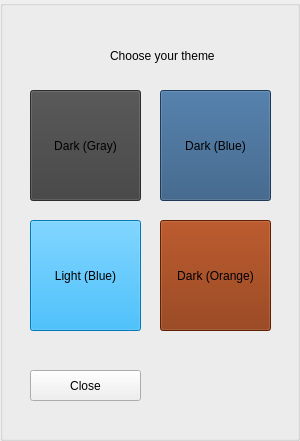
   <widget class="QGroupBox" name="groupBox_2">
    <property name="enabled">
     <bool>true</bool>
    </property>
    <property name="geometry">
     <rect>
      <x>890</x>
      <y>0</y>
      <width>300</width>
      <height>441</height>
     </rect>
    </property>
    <property name="font">
     <font>
      <family>Segoe UI</family>
     </font>
    </property>
    <property name="styleSheet">
     <string notr="true"/>
    </property>
    <property name="title">
     <string/>
    </property>
    <widget class="QLabel" name="label_30">
     <property name="geometry">
      <rect>
       <x>110</x>
       <y>40</y>
       <width>151</width>
       <height>31</height>
      </rect>
     </property>
     <property name="font">
      <font>
       <family>Segoe UI</family>
      </font>
     </property>
     <property name="text">
      <string>Choose your theme</string>
     </property>
    </widget>
    <widget class="QPushButton" name="pushButton_18">
     <property name="geometry">
      <rect>
       <x>30</x>
       <y>90</y>
       <width>111</width>
       <height>111</height>
      </rect>
     </property>
     <property name="font">
      <font>
       <family>Segoe UI</family>
      </font>
     </property>
     <property name="styleSheet">
      <string notr="true">background-color: rgb(63, 63, 63);</string>
     </property>
     <property name="text">
      <string>Dark (Gray)</string>
     </property>
    </widget>
    <widget class="QPushButton" name="pushButton_19">
     <property name="geometry">
      <rect>
       <x>160</x>
       <y>90</y>
       <width>111</width>
       <height>111</height>
      </rect>
     </property>
     <property name="font">
      <font>
       <family>Segoe UI</family>
      </font>
     </property>
     <property name="styleSheet">
      <string notr="true">background-color: rgb(41, 83, 125);</string>
     </property>
     <property name="text">
      <string>Dark (Blue)</string>
     </property>
    </widget>
    <widget class="QPushButton" name="pushButton_20">
     <property name="geometry">
      <rect>
       <x>30</x>
       <y>220</y>
       <width>111</width>
       <height>111</height>
      </rect>
     </property>
     <property name="font">
      <font>
       <family>Segoe UI</family>
      </font>
     </property>
     <property name="styleSheet">
      <string notr="true">background-color: rgb(0, 170, 255);</string>
     </property>
     <property name="text">
      <string>Light (Blue)</string>
     </property>
    </widget>
    <widget class="QPushButton" name="pushButton_21">
     <property name="geometry">
      <rect>
       <x>160</x>
       <y>220</y>
       <width>111</width>
       <height>111</height>
      </rect>
     </property>
     <property name="font">
      <font>
       <family>Segoe UI</family>
      </font>
     </property>
     <property name="styleSheet">
      <string notr="true">background-color: rgb(134, 44, 0);</string>
     </property>
     <property name="text">
      <string>Dark (Orange)</string>
     </property>
    </widget>
    <widget class="QPushButton" name="pushButton_22">
     <property name="geometry">
      <rect>
       <x>30</x>
       <y>370</y>
       <width>111</width>
       <height>31</height>
      </rect>
     </property>
     <property name="font">
      <font>
       <family>Segoe UI</family>
      </font>
     </property>
     <property name="text">
      <string>Close</string>
     </property>
    </widget>
   </widget>
